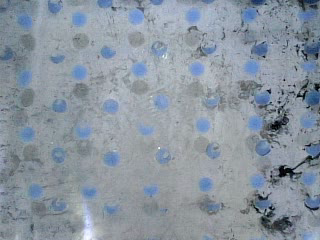
#> input picture frame 1 of uarm/joystick-master/sensor.avi, 320 x 240 px, given in place of the camera
$ python fringetest.py
#> lines starting #> are read from the running program, lines starting #| are printed output that depends on the picture; after the words box and inside, x2 and y2 are one past the last pixel; in counts of white or black regions, pixels touching at a corner belong together
import time
import cv2
import numpy as np


def main(video_filename):
    #sensor_cap = cv2.VideoCapture('3sensor.avi')
#> called with video_filename = '6sensor'
    sensor_cap = cv2.VideoCapture(0)

    if cv2.VideoCapture. isOpened:
        print('successfully open video file!!')
    sensor_cap.set(3, 320)
    sensor_cap.set(4, 240)
    width = sensor_cap.get(cv2.CAP_PROP_FRAME_WIDTH)
    height = sensor_cap.get(cv2.CAP_PROP_FRAME_HEIGHT)
    sensor_writer = cv2.VideoWriter(video_filename + '.avi',
                                    cv2.VideoWriter_fourcc('M', 'J', 'P', 'G'),
                                    30,
                                    (int(width), int(height)))

    while True:
        ret, frame = sensor_cap.read()
#> frame is the input picture: shape (240, 320, 3); mean B, G, R 160.4, 149.2, 138.4
        if ret:
            ret, thresh = cv2.threshold(cv2.cvtColor(frame.copy(), cv2.COLOR_BGR2GRAY), 156, 255, cv2.THRESH_BINARY)
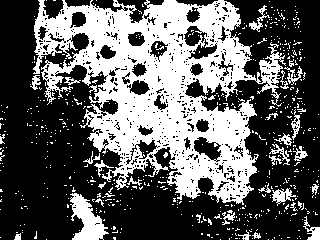
#> thresh: shape (240, 320); 37.5% white; 597 white regions (564 under 20 px)
            # findContours函数查找图像里的图形轮廓
            # 函数参数thresh是图像对象
            # 层次类型，参数cv2.RETR_EXTERNAL是获取最外层轮廓，cv2.RETR_TREE是获取轮廓的整体结构
            # 轮廓逼近方法
            # 输出的返回值，image是原图像、contours是图像的轮廓、hier是层次类型
            contours, hier = cv2.findContours(thresh, cv2.RETR_EXTERNAL, cv2.CHAIN_APPROX_SIMPLE)
#> contours = 577 contours, 554 with area under 20; largest, box (x1, y1, x2, y2) and area: (33, 0, 286, 205) 27948, (70, 193, 109, 240) 863, (272, 188, 296, 206) 174, (303, 216, 320, 240) 119, (291, 109, 300, 140) 103
            cv2.drawContours(frame, contours, -1, (255, 0, 0), 2)
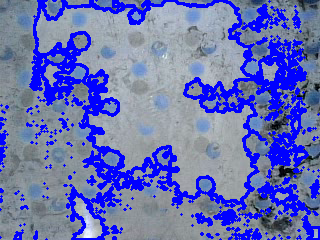
#> frame: shape (240, 320, 3); mean B, G, R 181, 112.6, 104.1
            '''print(len(contours))
            if len(contours) > 1:
                c = contours[0]

                (x  , y), radius = cv2.minEnclosingCircle(c)
                # 规范化为整数
                center = (int(x), int(y))
                radius = int(radius)
                # 勾画圆形区域
                img = cv2.circle(frame, center, radius, (0, 255, 0), 2)
'''
            sensor_writer.write(frame)
            cv2.imshow('sensor data', thresh)
            #cv2.imshow('sensor data', frame)

        if cv2.waitKey(1) & 0xFF == ord('q'):
#> (key q is pressed here)
            break
        time.sleep(0.2)

    sensor_cap.release()
    sensor_writer.release()
    cv2.destroyAllWindows()


if __name__ == '__main__':
    main('6sensor')

$ run again, starting later in the video
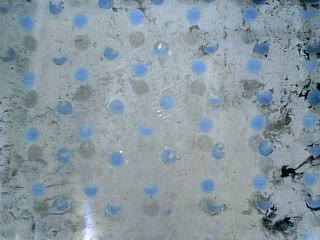
#> input picture frame 6 of uarm/joystick-master/sensor.avi, 320 x 240 px, given in place of the camera
#> in main, frame is the input picture: shape (240, 320, 3); mean B, G, R 160.5, 151, 136.8
#> in main, `ret, thresh = cv2.threshold(cv2.cvtColor(frame.copy(), cv2.COLOR_BGR2G..`:
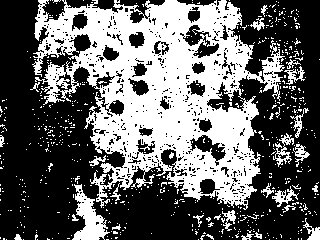
#> thresh: shape (240, 320); 39.7% white; 608 white regions (582 under 20 px)
#> contours = 582 contours, 564 with area under 20; largest, box (x1, y1, x2, y2) and area: (32, 0, 285, 210) 30678, (72, 184, 110, 240) 882, (273, 133, 294, 167) 196, (272, 186, 299, 207) 164, (303, 218, 320, 240) 124
#> in main, `cv2.drawContours(frame, contours, -1, (255, 0, 0), 2)`:
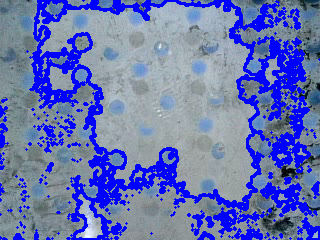
#> frame: shape (240, 320, 3); mean B, G, R 180.9, 115, 103.6

$ run again, starting later in the video
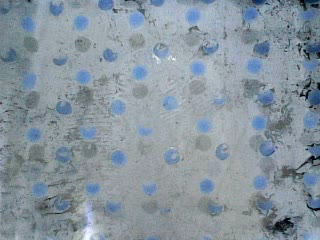
#> input picture frame 12 of uarm/joystick-master/sensor.avi, 320 x 240 px, given in place of the camera
#> in main, frame is the input picture: shape (240, 320, 3); mean B, G, R 159.2, 149, 136.4
#> in main, `ret, thresh = cv2.threshold(cv2.cvtColor(frame.copy(), cv2.COLOR_BGR2G..`:
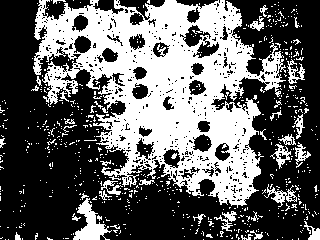
#> thresh: shape (240, 320); 38.9% white; 627 white regions (592 under 20 px)
#> contours = 602 contours, 584 with area under 20; largest, box (x1, y1, x2, y2) and area: (33, 0, 286, 208) 29088, (73, 198, 112, 240) 596, (264, 184, 297, 207) 199, (270, 144, 291, 169) 170, (287, 59, 305, 84) 142
#> in main, `cv2.drawContours(frame, contours, -1, (255, 0, 0), 2)`:
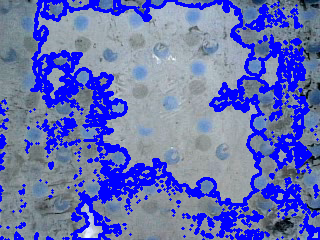
#> frame: shape (240, 320, 3); mean B, G, R 180.5, 111.6, 101.6
